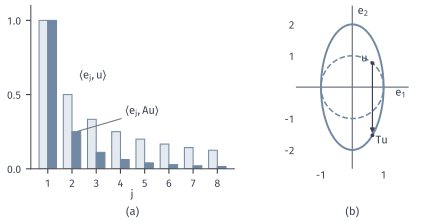

The Python source for this figure:
from pathlib import Path
import sys
ROOT = next(p for p in Path(__file__).resolve().parents if (p/"build.sh").is_file() and (p/"tex/book.tex").is_file())
sys.path.insert(0, str(ROOT/"figures/00-shared/mathematical-preliminaries-upper/00-shared/comprehension-figures"))
from support import figure, save, BLUE, GREEN, YELLOW, RED, PURPLE, INK, MUTED, GRID, BLUE_FILL, GREEN_FILL, YELLOW_FILL, RED_FILL, PURPLE_FILL
import numpy as np

def panel_labels(fig, axes, y=.015):
    for ax, s in zip(axes, "(a) (b) (c)".split()):
        q = ax.get_position(); fig.text((q.x0+q.x1)/2, y, s, ha="center", va="bottom")

# (a) A=diag(1/j): coefficients of u=(1/j) and Au=(1/j^2). (b) kernel 1-6xz in the e1,e2 coefficient plane: diag(1,-2).
fig, axes = figure(width_mm=112, height_mm=56, ncols=2, gridspec_kw={'width_ratios': [1.25, 1]})
fig.set_layout_engine(None)
fig.subplots_adjust(left=.07, right=.985, top=.975, bottom=.235, wspace=.2)
ax = axes[0]
j = np.arange(1, 9); w = .36
ax.bar(j-w/2, 1/j, width=w, color=BLUE_FILL, edgecolor=BLUE, lw=.75)
ax.bar(j+w/2, 1/j**2, width=w, color=BLUE, edgecolor=BLUE, lw=.75)
ax.set_xticks(j); ax.set_yticks([0, .5, 1]); ax.set_ylim(0, 1.1); ax.set_xlim(.3, 8.7); ax.set_xlabel('$j$', labelpad=0)
ax.text(2.3, .6, r'$\langle e_j,u\rangle$', ha='left'); ax.text(1.7, .1, '', ha='left')
ax.annotate(r'$\langle e_j,Au\rangle$', xy=(2.18, .25), xytext=(4.2, .38), arrowprops=dict(arrowstyle='-', color=MUTED, lw=.75, shrinkA=1, shrinkB=1), va='center')
ax = axes[1]
th = np.linspace(0, 2*np.pi, 361)
ax.axhline(0, color=MUTED, lw=.85); ax.axvline(0, color=MUTED, lw=.85)
ax.plot(np.cos(th), np.sin(th), color=BLUE, lw=1.1, ls='--')
ax.plot(np.cos(th), 2*np.sin(th), color=BLUE, lw=1.4)
a = np.deg2rad(50); p = np.array([np.cos(a), np.sin(a)]); q = np.array([p[0], -2*p[1]])
ax.annotate('', xy=q, xytext=p, arrowprops=dict(arrowstyle='-|>', color=INK, lw=.85, shrinkA=1.5, shrinkB=1.5, mutation_scale=7))
ax.plot(*p, 'o', color=INK, ms=2.8, mew=0); ax.plot(*q, 'o', color=INK, ms=2.8, mew=0)
ax.text(p[0]-.14, p[1]+.02, '$u$', ha='right'); ax.text(q[0]+.1, q[1]-.28, '$Tu$')
ax.text(1.55, -.3, '$e_1$', ha='center'); ax.text(.17, 2.3, '$e_2$', ha='left')
ax.set_aspect('equal'); ax.set_xlim(-1.8, 1.8); ax.set_ylim(-2.6, 2.6); ax.set_xticks([-1, 1]); ax.set_yticks([-2, -1, 1, 2])
for s in ('left', 'bottom'): ax.spines[s].set_visible(False)
ax.tick_params(length=0, pad=1)
panel_labels(fig, axes)
save(fig, Path(__file__).resolve().parent, 'figure', {'formula': 'bars 1/j and 1/j^2; (x,y)->(x,-2y) on the coefficient plane of e1=1, e2=sqrt3 x'})
